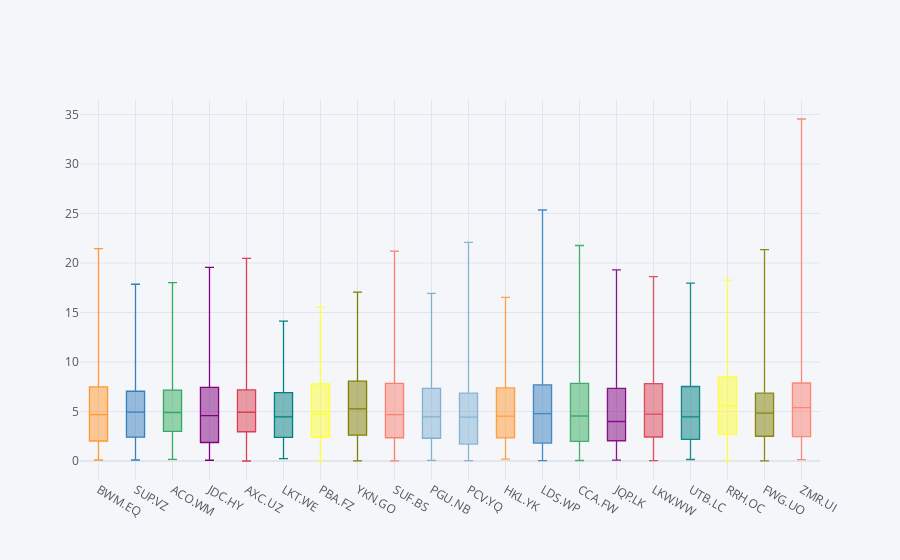

Source (notebook cell):
### Code cell
# And you are all set!
cf.datagen.box(20).iplot(kind='box',legend=False)
